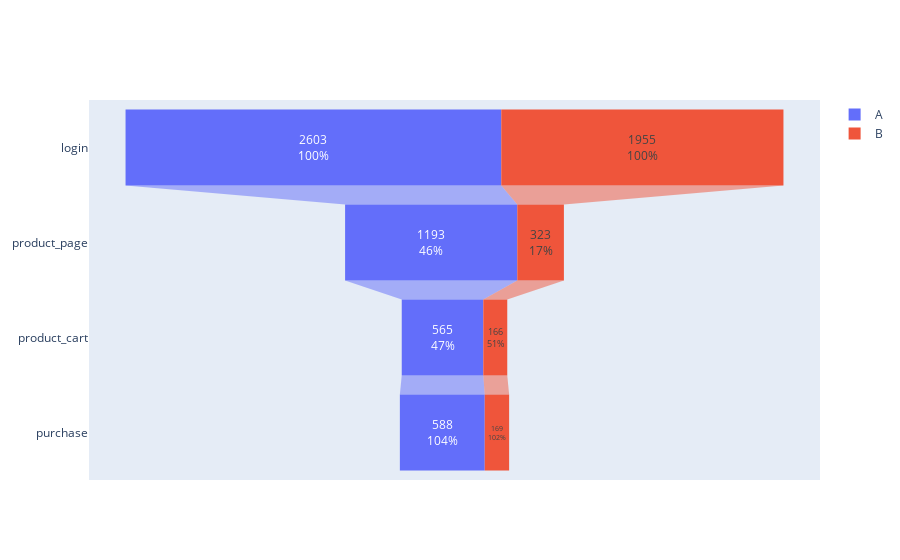

This figure's notebook cell:
### Markdown cell above
Построим воронку событий

### Code cell
# Построим воронку
fig = go.Figure()

fig.add_trace(go.Funnel(
    name = 'A',
    y = group_user['event_name'],
    x = group_user['a_users'],
    textinfo = "value+percent previous"))

fig.add_trace(go.Funnel(
    name = 'B',
    orientation = "h",
    y = group_user['event_name'],
    x = group_user['b_users'],
    textposition = "inside",
    textinfo = "value+percent previous"))

fig.show()

### Figure 1 — Plotly figure (JSON) as saved in the notebook; plotly's stock layout.template omitted (floating-point values rounded to 4 significant figures)
{"data": [{"name": "A", "textinfo": "value+percent previous", "type": "funnel", "x": [2603, 1193, 565, 588], "y": ["login", "product_page", "product_cart", "purchase"]}, {"name": "B", "orientation": "h", "textinfo": "value+percent previous", "textposition": "inside", "type": "funnel", "x": [1955, 323, 166, 169], "y": ["login", "product_page", "product_cart", "purchase"]}], "layout": {}}
